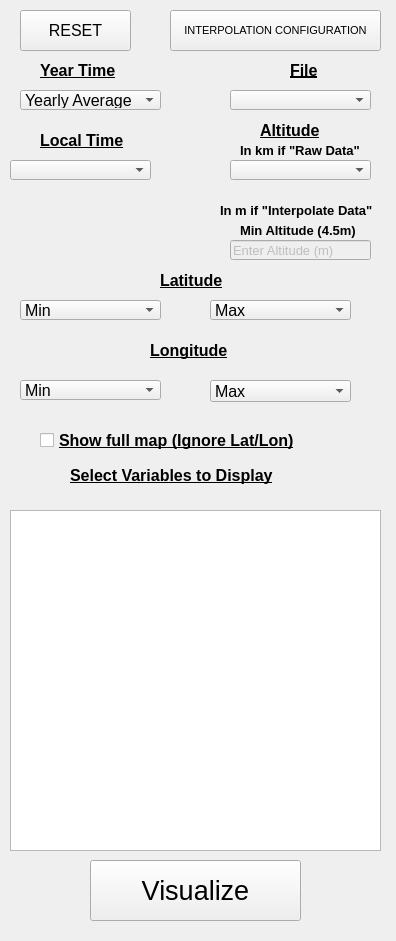
<?xml version="1.0" encoding="UTF-8"?>
<ui version="4.0">
 <class>MCDVisualizerDockWidgetBase</class>
 <widget class="QDockWidget" name="MCDVisualizerDockWidgetBase">
  <property name="geometry">
   <rect>
    <x>0</x>
    <y>0</y>
    <width>396</width>
    <height>941</height>
   </rect>
  </property>
  <property name="minimumSize">
   <size>
    <width>396</width>
    <height>150</height>
   </size>
  </property>
  <property name="maximumSize">
   <size>
    <width>396</width>
    <height>950</height>
   </size>
  </property>
  <property name="font">
   <font>
    <pointsize>7</pointsize>
   </font>
  </property>
  <property name="layoutDirection">
   <enum>Qt::LeftToRight</enum>
  </property>
  <property name="windowTitle">
   <string>MCD_Visualizer</string>
  </property>
  <widget class="QWidget" name="dockWidgetContents">
   <widget class="QLabel" name="Label_Epoca">
    <property name="geometry">
     <rect>
      <x>40</x>
      <y>60</y>
      <width>111</width>
      <height>21</height>
     </rect>
    </property>
    <property name="font">
     <font>
      <pointsize>12</pointsize>
      <weight>75</weight>
      <bold>true</bold>
      <underline>true</underline>
     </font>
    </property>
    <property name="text">
     <string>Year Time</string>
    </property>
   </widget>
   <widget class="QComboBox" name="Combo_Epoca">
    <property name="geometry">
     <rect>
      <x>20</x>
      <y>90</y>
      <width>141</width>
      <height>20</height>
     </rect>
    </property>
    <property name="font">
     <font>
      <pointsize>12</pointsize>
     </font>
    </property>
    <item>
     <property name="text">
      <string>Yearly Average</string>
     </property>
    </item>
    <item>
     <property name="text">
      <string>Cold</string>
     </property>
    </item>
    <item>
     <property name="text">
      <string>Warm</string>
     </property>
    </item>
    <item>
     <property name="text">
      <string>Stormy</string>
     </property>
    </item>
    <item>
     <property name="text">
      <string>Martian Year 24 </string>
     </property>
    </item>
    <item>
     <property name="text">
      <string>Martian Year 25</string>
     </property>
    </item>
    <item>
     <property name="text">
      <string>Martian Year 26</string>
     </property>
    </item>
    <item>
     <property name="text">
      <string>Martian Year 27</string>
     </property>
    </item>
    <item>
     <property name="text">
      <string>Martian Year 28</string>
     </property>
    </item>
    <item>
     <property name="text">
      <string>Martian Year 29</string>
     </property>
    </item>
    <item>
     <property name="text">
      <string>Martian Year 30</string>
     </property>
    </item>
    <item>
     <property name="text">
      <string>Martian Year 31</string>
     </property>
    </item>
    <item>
     <property name="text">
      <string>Martian Year 32</string>
     </property>
    </item>
    <item>
     <property name="text">
      <string>Martian Year 33</string>
     </property>
    </item>
    <item>
     <property name="text">
      <string>Martian Year 34</string>
     </property>
    </item>
    <item>
     <property name="text">
      <string>Martian Year 35</string>
     </property>
    </item>
   </widget>
   <widget class="QComboBox" name="Combo_Archivo">
    <property name="geometry">
     <rect>
      <x>230</x>
      <y>90</y>
      <width>141</width>
      <height>20</height>
     </rect>
    </property>
    <property name="font">
     <font>
      <pointsize>12</pointsize>
     </font>
    </property>
   </widget>
   <widget class="QLabel" name="Label_Hora_Local">
    <property name="geometry">
     <rect>
      <x>40</x>
      <y>130</y>
      <width>111</width>
      <height>21</height>
     </rect>
    </property>
    <property name="font">
     <font>
      <pointsize>12</pointsize>
      <weight>75</weight>
      <bold>true</bold>
      <underline>true</underline>
     </font>
    </property>
    <property name="text">
     <string>Local Time</string>
    </property>
   </widget>
   <widget class="QComboBox" name="Combo_Hora">
    <property name="geometry">
     <rect>
      <x>10</x>
      <y>160</y>
      <width>141</width>
      <height>20</height>
     </rect>
    </property>
    <property name="font">
     <font>
      <pointsize>12</pointsize>
     </font>
    </property>
    <property name="editable">
     <bool>false</bool>
    </property>
    <property name="currentIndex">
     <number>-1</number>
    </property>
    <property name="maxVisibleItems">
     <number>12</number>
    </property>
   </widget>
   <widget class="QLabel" name="Label_Altitud">
    <property name="geometry">
     <rect>
      <x>260</x>
      <y>120</y>
      <width>71</width>
      <height>21</height>
     </rect>
    </property>
    <property name="font">
     <font>
      <pointsize>12</pointsize>
      <weight>75</weight>
      <bold>true</bold>
      <underline>true</underline>
     </font>
    </property>
    <property name="text">
     <string>Altitude</string>
    </property>
   </widget>
   <widget class="QComboBox" name="Combo_Altitud">
    <property name="geometry">
     <rect>
      <x>230</x>
      <y>160</y>
      <width>141</width>
      <height>20</height>
     </rect>
    </property>
    <property name="font">
     <font>
      <pointsize>12</pointsize>
     </font>
    </property>
    <item>
     <property name="text">
      <string/>
     </property>
    </item>
   </widget>
   <widget class="QLabel" name="Label_Latitud">
    <property name="geometry">
     <rect>
      <x>160</x>
      <y>270</y>
      <width>91</width>
      <height>21</height>
     </rect>
    </property>
    <property name="font">
     <font>
      <pointsize>12</pointsize>
      <weight>75</weight>
      <bold>true</bold>
      <underline>true</underline>
     </font>
    </property>
    <property name="text">
     <string>Latitude</string>
    </property>
   </widget>
   <widget class="QLabel" name="Label_Longitud">
    <property name="geometry">
     <rect>
      <x>150</x>
      <y>340</y>
      <width>101</width>
      <height>21</height>
     </rect>
    </property>
    <property name="font">
     <font>
      <pointsize>12</pointsize>
      <weight>75</weight>
      <bold>true</bold>
      <underline>true</underline>
     </font>
    </property>
    <property name="text">
     <string>Longitude</string>
    </property>
   </widget>
   <widget class="QComboBox" name="Combo_Longitud_Min">
    <property name="geometry">
     <rect>
      <x>20</x>
      <y>380</y>
      <width>141</width>
      <height>20</height>
     </rect>
    </property>
    <property name="font">
     <font>
      <pointsize>12</pointsize>
     </font>
    </property>
    <item>
     <property name="text">
      <string>Min</string>
     </property>
    </item>
   </widget>
   <widget class="QLabel" name="Label_Variable">
    <property name="geometry">
     <rect>
      <x>70</x>
      <y>460</y>
      <width>281</width>
      <height>31</height>
     </rect>
    </property>
    <property name="font">
     <font>
      <pointsize>12</pointsize>
      <weight>75</weight>
      <bold>true</bold>
      <underline>true</underline>
     </font>
    </property>
    <property name="text">
     <string>Select Variables to Display</string>
    </property>
   </widget>
   <widget class="QPushButton" name="Push_Visualizar">
    <property name="geometry">
     <rect>
      <x>90</x>
      <y>860</y>
      <width>211</width>
      <height>61</height>
     </rect>
    </property>
    <property name="font">
     <font>
      <pointsize>20</pointsize>
     </font>
    </property>
    <property name="text">
     <string>Visualize</string>
    </property>
   </widget>
   <widget class="QCheckBox" name="Check_Mapa">
    <property name="geometry">
     <rect>
      <x>40</x>
      <y>430</y>
      <width>351</width>
      <height>21</height>
     </rect>
    </property>
    <property name="font">
     <font>
      <pointsize>12</pointsize>
      <weight>75</weight>
      <bold>true</bold>
      <underline>true</underline>
     </font>
    </property>
    <property name="text">
     <string>Show full map (Ignore Lat/Lon)</string>
    </property>
   </widget>
   <widget class="QComboBox" name="Combo_Latitud_Min">
    <property name="geometry">
     <rect>
      <x>20</x>
      <y>300</y>
      <width>141</width>
      <height>20</height>
     </rect>
    </property>
    <property name="font">
     <font>
      <pointsize>12</pointsize>
     </font>
    </property>
    <item>
     <property name="text">
      <string>Min</string>
     </property>
    </item>
   </widget>
   <widget class="QComboBox" name="Combo_Latitud_Max">
    <property name="geometry">
     <rect>
      <x>210</x>
      <y>300</y>
      <width>141</width>
      <height>20</height>
     </rect>
    </property>
    <property name="font">
     <font>
      <pointsize>12</pointsize>
     </font>
    </property>
    <item>
     <property name="text">
      <string>Max</string>
     </property>
    </item>
   </widget>
   <widget class="QComboBox" name="Combo_Longitud_Max">
    <property name="geometry">
     <rect>
      <x>210</x>
      <y>380</y>
      <width>141</width>
      <height>22</height>
     </rect>
    </property>
    <property name="font">
     <font>
      <pointsize>12</pointsize>
     </font>
    </property>
    <item>
     <property name="text">
      <string>Max</string>
     </property>
    </item>
   </widget>
   <widget class="QLabel" name="Label_Archivo">
    <property name="geometry">
     <rect>
      <x>290</x>
      <y>60</y>
      <width>81</width>
      <height>20</height>
     </rect>
    </property>
    <property name="font">
     <font>
      <pointsize>12</pointsize>
      <weight>75</weight>
      <bold>true</bold>
      <underline>true</underline>
     </font>
    </property>
    <property name="text">
     <string>File</string>
    </property>
   </widget>
   <widget class="QPushButton" name="Push_Reset">
    <property name="geometry">
     <rect>
      <x>20</x>
      <y>10</y>
      <width>111</width>
      <height>41</height>
     </rect>
    </property>
    <property name="font">
     <font>
      <pointsize>12</pointsize>
     </font>
    </property>
    <property name="text">
     <string>RESET</string>
    </property>
   </widget>
   <widget class="QListWidget" name="Combo_Variable">
    <property name="geometry">
     <rect>
      <x>10</x>
      <y>510</y>
      <width>371</width>
      <height>341</height>
     </rect>
    </property>
    <property name="font">
     <font>
      <pointsize>9</pointsize>
     </font>
    </property>
    <property name="focusPolicy">
     <enum>Qt::ClickFocus</enum>
    </property>
    <property name="selectionMode">
     <enum>QAbstractItemView::MultiSelection</enum>
    </property>
   </widget>
   <widget class="QPushButton" name="Push_InterpConfig">
    <property name="geometry">
     <rect>
      <x>170</x>
      <y>10</y>
      <width>211</width>
      <height>41</height>
     </rect>
    </property>
    <property name="font">
     <font>
      <pointsize>8</pointsize>
     </font>
    </property>
    <property name="text">
     <string>INTERPOLATION CONFIGURATION</string>
    </property>
   </widget>
   <widget class="QLabel" name="Label_Altitud_2">
    <property name="geometry">
     <rect>
      <x>240</x>
      <y>140</y>
      <width>131</width>
      <height>21</height>
     </rect>
    </property>
    <property name="font">
     <font>
      <pointsize>10</pointsize>
      <weight>75</weight>
      <bold>true</bold>
      <underline>false</underline>
     </font>
    </property>
    <property name="text">
     <string>In km if &quot;Raw Data&quot;</string>
    </property>
   </widget>
   <widget class="QLabel" name="Label_Altitud_3">
    <property name="geometry">
     <rect>
      <x>220</x>
      <y>200</y>
      <width>171</width>
      <height>21</height>
     </rect>
    </property>
    <property name="font">
     <font>
      <pointsize>10</pointsize>
      <weight>75</weight>
      <bold>true</bold>
      <underline>false</underline>
     </font>
    </property>
    <property name="text">
     <string>In m if &quot;Interpolate Data&quot;</string>
    </property>
   </widget>
   <widget class="QLineEdit" name="Interpolate_Altitude">
    <property name="enabled">
     <bool>false</bool>
    </property>
    <property name="geometry">
     <rect>
      <x>230</x>
      <y>240</y>
      <width>141</width>
      <height>20</height>
     </rect>
    </property>
    <property name="font">
     <font>
      <pointsize>10</pointsize>
      <weight>50</weight>
      <bold>false</bold>
     </font>
    </property>
    <property name="text">
     <string>Enter Altitude (m)</string>
    </property>
   </widget>
   <widget class="QLabel" name="Label_Altitud_4">
    <property name="geometry">
     <rect>
      <x>240</x>
      <y>220</y>
      <width>171</width>
      <height>21</height>
     </rect>
    </property>
    <property name="font">
     <font>
      <pointsize>10</pointsize>
      <weight>75</weight>
      <bold>true</bold>
      <underline>false</underline>
     </font>
    </property>
    <property name="text">
     <string>Min Altitude (4.5m)</string>
    </property>
   </widget>
  </widget>
 </widget>
 <resources/>
 <connections/>
</ui>
